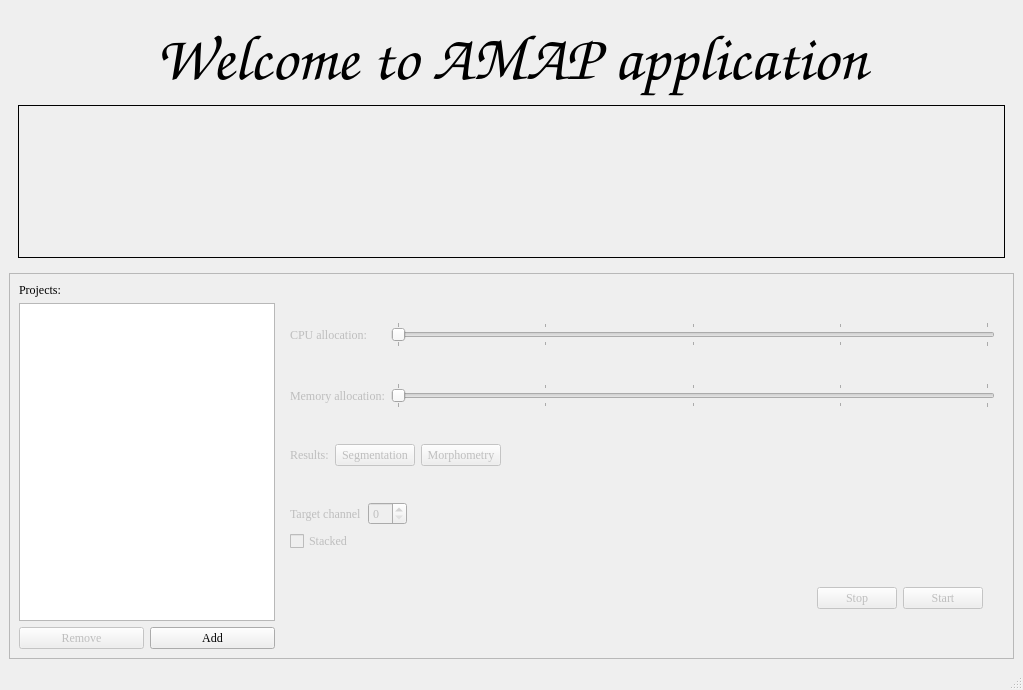
<?xml version="1.0" encoding="UTF-8"?>
<ui version="4.0">
 <class>MainWindow</class>
 <widget class="QMainWindow" name="MainWindow">
  <property name="geometry">
   <rect>
    <x>0</x>
    <y>0</y>
    <width>1023</width>
    <height>690</height>
   </rect>
  </property>
  <property name="font">
   <font>
    <family>Times New Roman</family>
   </font>
  </property>
  <property name="windowTitle">
   <string>MainWindow</string>
  </property>
  <widget class="QWidget" name="widget_central">
   <layout class="QVBoxLayout" name="verticalLayout">
    <item>
     <widget class="QFrame" name="top_frame">
      <property name="sizePolicy">
       <sizepolicy hsizetype="Preferred" vsizetype="Preferred">
        <horstretch>0</horstretch>
        <verstretch>2</verstretch>
       </sizepolicy>
      </property>
      <property name="frameShape">
       <enum>QFrame::NoFrame</enum>
      </property>
      <property name="frameShadow">
       <enum>QFrame::Raised</enum>
      </property>
      <property name="lineWidth">
       <number>0</number>
      </property>
      <property name="midLineWidth">
       <number>1</number>
      </property>
      <layout class="QGridLayout" name="gridLayout">
       <item row="0" column="0">
        <widget class="QLabel" name="label_header">
         <property name="sizePolicy">
          <sizepolicy hsizetype="Preferred" vsizetype="Preferred">
           <horstretch>0</horstretch>
           <verstretch>1</verstretch>
          </sizepolicy>
         </property>
         <property name="font">
          <font>
           <family>Z003</family>
           <pointsize>48</pointsize>
           <weight>50</weight>
           <italic>true</italic>
           <bold>false</bold>
           <underline>false</underline>
           <strikeout>false</strikeout>
           <kerning>true</kerning>
          </font>
         </property>
         <property name="focusPolicy">
          <enum>Qt::NoFocus</enum>
         </property>
         <property name="layoutDirection">
          <enum>Qt::LeftToRight</enum>
         </property>
         <property name="autoFillBackground">
          <bool>false</bool>
         </property>
         <property name="frameShadow">
          <enum>QFrame::Plain</enum>
         </property>
         <property name="text">
          <string>Welcome to AMAP application</string>
         </property>
         <property name="scaledContents">
          <bool>false</bool>
         </property>
         <property name="alignment">
          <set>Qt::AlignCenter</set>
         </property>
        </widget>
       </item>
       <item row="1" column="0">
        <widget class="QLabel" name="label_image">
         <property name="sizePolicy">
          <sizepolicy hsizetype="Ignored" vsizetype="Ignored">
           <horstretch>0</horstretch>
           <verstretch>2</verstretch>
          </sizepolicy>
         </property>
         <property name="frameShape">
          <enum>QFrame::Panel</enum>
         </property>
         <property name="frameShadow">
          <enum>QFrame::Plain</enum>
         </property>
         <property name="text">
          <string/>
         </property>
         <property name="pixmap">
          <pixmap>../../res/images/header.png</pixmap>
         </property>
         <property name="scaledContents">
          <bool>true</bool>
         </property>
        </widget>
       </item>
      </layout>
     </widget>
    </item>
    <item>
     <widget class="QFrame" name="frame_buttom">
      <property name="enabled">
       <bool>true</bool>
      </property>
      <property name="sizePolicy">
       <sizepolicy hsizetype="Preferred" vsizetype="Preferred">
        <horstretch>0</horstretch>
        <verstretch>3</verstretch>
       </sizepolicy>
      </property>
      <property name="frameShape">
       <enum>QFrame::StyledPanel</enum>
      </property>
      <property name="frameShadow">
       <enum>QFrame::Raised</enum>
      </property>
      <layout class="QHBoxLayout" name="horizontalLayout">
       <item>
        <layout class="QVBoxLayout" name="vertical_layout_projects">
         <item>
          <widget class="QLabel" name="label_projects">
           <property name="text">
            <string>Projects:</string>
           </property>
          </widget>
         </item>
         <item>
          <widget class="QListWidget" name="list_widget_projects"/>
         </item>
         <item>
          <layout class="QHBoxLayout" name="horizontal_remove_add">
           <item>
            <widget class="QPushButton" name="button_remove_project">
             <property name="enabled">
              <bool>false</bool>
             </property>
             <property name="text">
              <string>Remove</string>
             </property>
            </widget>
           </item>
           <item>
            <widget class="QPushButton" name="button_add_project">
             <property name="text">
              <string>Add</string>
             </property>
            </widget>
           </item>
          </layout>
         </item>
        </layout>
       </item>
       <item>
        <widget class="QFrame" name="frame_projects">
         <property name="sizePolicy">
          <sizepolicy hsizetype="Preferred" vsizetype="Preferred">
           <horstretch>1</horstretch>
           <verstretch>0</verstretch>
          </sizepolicy>
         </property>
         <property name="frameShape">
          <enum>QFrame::NoFrame</enum>
         </property>
         <property name="frameShadow">
          <enum>QFrame::Raised</enum>
         </property>
         <layout class="QHBoxLayout" name="horizontalLayout_4">
          <item>
           <layout class="QGridLayout" name="grid_project">
            <property name="spacing">
             <number>6</number>
            </property>
            <item row="2" column="0">
             <widget class="QLabel" name="label_mem_allocation">
              <property name="enabled">
               <bool>false</bool>
              </property>
              <property name="text">
               <string>Memory allocation:</string>
              </property>
             </widget>
            </item>
            <item row="3" column="0" colspan="5">
             <layout class="QHBoxLayout" name="horizontal_result">
              <item>
               <widget class="QLabel" name="label_results">
                <property name="enabled">
                 <bool>false</bool>
                </property>
                <property name="layoutDirection">
                 <enum>Qt::LeftToRight</enum>
                </property>
                <property name="text">
                 <string>Results:</string>
                </property>
               </widget>
              </item>
              <item>
               <widget class="QPushButton" name="button_result_segmentation">
                <property name="enabled">
                 <bool>false</bool>
                </property>
                <property name="text">
                 <string>Segmentation</string>
                </property>
               </widget>
              </item>
              <item>
               <widget class="QPushButton" name="button_result_morphometry">
                <property name="enabled">
                 <bool>false</bool>
                </property>
                <property name="text">
                 <string>Morphometry</string>
                </property>
               </widget>
              </item>
              <item>
               <spacer name="horizontalSpacer_2">
                <property name="orientation">
                 <enum>Qt::Horizontal</enum>
                </property>
                <property name="sizeHint" stdset="0">
                 <size>
                  <width>40</width>
                  <height>20</height>
                 </size>
                </property>
               </spacer>
              </item>
             </layout>
            </item>
            <item row="0" column="0">
             <widget class="QLabel" name="label_cpu_allocation">
              <property name="enabled">
               <bool>false</bool>
              </property>
              <property name="text">
               <string>CPU allocation:</string>
              </property>
             </widget>
            </item>
            <item row="2" column="1" colspan="4">
             <widget class="QSlider" name="slider_mem_allocation">
              <property name="enabled">
               <bool>false</bool>
              </property>
              <property name="maximum">
               <number>4</number>
              </property>
              <property name="value">
               <number>0</number>
              </property>
              <property name="sliderPosition">
               <number>0</number>
              </property>
              <property name="orientation">
               <enum>Qt::Horizontal</enum>
              </property>
              <property name="tickPosition">
               <enum>QSlider::TicksBothSides</enum>
              </property>
             </widget>
            </item>
            <item row="0" column="1" colspan="4">
             <widget class="QSlider" name="slider_cpu_allocation">
              <property name="enabled">
               <bool>false</bool>
              </property>
              <property name="maximum">
               <number>4</number>
              </property>
              <property name="value">
               <number>0</number>
              </property>
              <property name="sliderPosition">
               <number>0</number>
              </property>
              <property name="orientation">
               <enum>Qt::Horizontal</enum>
              </property>
              <property name="tickPosition">
               <enum>QSlider::TicksBothSides</enum>
              </property>
             </widget>
            </item>
            <item row="4" column="0" colspan="2">
             <layout class="QGridLayout" name="grid_configs">
              <item row="0" column="1">
               <widget class="QSpinBox" name="spin_channel">
                <property name="enabled">
                 <bool>false</bool>
                </property>
                <property name="maximum">
                 <number>20</number>
                </property>
               </widget>
              </item>
              <item row="0" column="0">
               <widget class="QLabel" name="label_channel">
                <property name="enabled">
                 <bool>false</bool>
                </property>
                <property name="text">
                 <string>Target channel</string>
                </property>
               </widget>
              </item>
              <item row="1" column="0">
               <widget class="QCheckBox" name="check_stacked">
                <property name="enabled">
                 <bool>false</bool>
                </property>
                <property name="text">
                 <string>Stacked</string>
                </property>
               </widget>
              </item>
             </layout>
            </item>
            <item row="4" column="2">
             <spacer name="horizontalSpacer">
              <property name="orientation">
               <enum>Qt::Horizontal</enum>
              </property>
              <property name="sizeType">
               <enum>QSizePolicy::MinimumExpanding</enum>
              </property>
              <property name="sizeHint" stdset="0">
               <size>
                <width>30</width>
                <height>20</height>
               </size>
              </property>
             </spacer>
            </item>
            <item row="5" column="2">
             <layout class="QHBoxLayout" name="horizontal_stop_start">
              <item>
               <spacer name="horizontalSpacer_3">
                <property name="orientation">
                 <enum>Qt::Horizontal</enum>
                </property>
                <property name="sizeHint" stdset="0">
                 <size>
                  <width>40</width>
                  <height>20</height>
                 </size>
                </property>
               </spacer>
              </item>
              <item>
               <widget class="QPushButton" name="button_stop">
                <property name="enabled">
                 <bool>false</bool>
                </property>
                <property name="text">
                 <string>Stop</string>
                </property>
               </widget>
              </item>
              <item>
               <widget class="QPushButton" name="button_start">
                <property name="enabled">
                 <bool>false</bool>
                </property>
                <property name="text">
                 <string>Start</string>
                </property>
               </widget>
              </item>
             </layout>
            </item>
           </layout>
          </item>
         </layout>
        </widget>
       </item>
      </layout>
     </widget>
    </item>
   </layout>
  </widget>
  <widget class="QStatusBar" name="statusbar"/>
  <action name="actionNew_Project">
   <property name="text">
    <string>New project</string>
   </property>
   <property name="font">
    <font>
     <family>Times New Roman</family>
    </font>
   </property>
  </action>
  <action name="actionSettings">
   <property name="text">
    <string>Settings</string>
   </property>
   <property name="font">
    <font>
     <family>Times New Roman</family>
    </font>
   </property>
  </action>
  <action name="actionExit">
   <property name="text">
    <string>Exit</string>
   </property>
   <property name="font">
    <font>
     <family>Times New Roman</family>
    </font>
   </property>
  </action>
  <action name="actionHow_to">
   <property name="text">
    <string>How to?</string>
   </property>
  </action>
  <action name="actionSource">
   <property name="text">
    <string>GitHub</string>
   </property>
  </action>
  <action name="actionAbout_us">
   <property name="text">
    <string>About us</string>
   </property>
  </action>
 </widget>
 <resources/>
 <connections/>
</ui>
